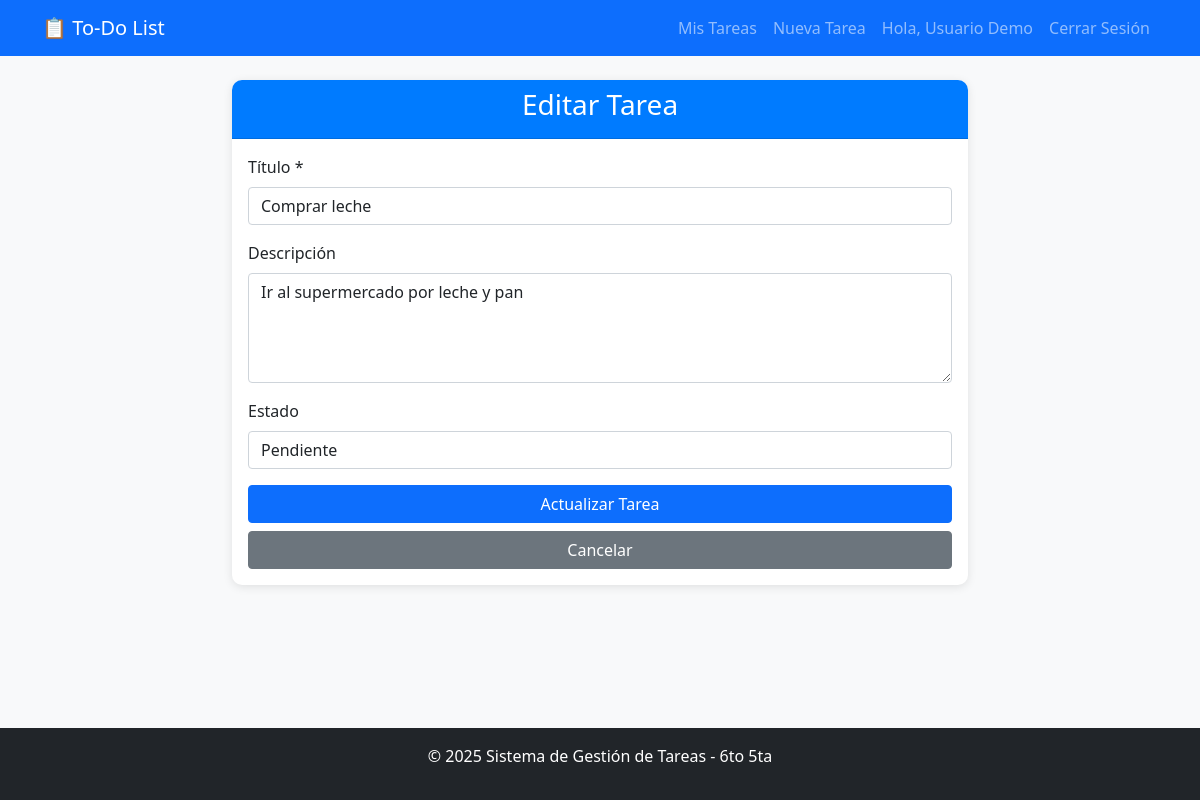
Screenshot of /update_task.php?id=1&action=edit (signed in) with the database file from the repository.
### tables this page shows
CREATE TABLE tareas (
    id INT AUTO_INCREMENT PRIMARY KEY,
    usuario_id INT NOT NULL,
    titulo VARCHAR(255) NOT NULL,
    descripcion TEXT,
    estado ENUM('pendiente', 'completada') DEFAULT 'pendiente',
    fecha_creacion TIMESTAMP DEFAULT CURRENT_TIMESTAMP,
    fecha_actualizacion TIMESTAMP DEFAULT CURRENT_TIMESTAMP ON UPDATE CURRENT_TIMESTAMP,
    FOREIGN KEY (usuario_id) 
        REFERENCES usuarios(id) 
        ON DELETE CASCADE
);

### update_task.php (the view, shortened to what this page needs)
<?php
include('includes/db.php');
$task_id = $_GET['id'];
$action = $_GET['action'];
$stmt = $conn->prepare("SELECT * FROM tareas WHERE id = ? AND usuario_id = ?");
$stmt->execute([$task_id, $_SESSION['user_id']]);
$task = $stmt->fetch();
if($action == 'complete') {
    $stmt = $conn->prepare("UPDATE tareas SET estado = 'completada' WHERE id = ? AND usuario_id = ?");
    $stmt->execute([$task_id, $_SESSION['user_id']]);
    header('Location: dashboard.php');
    exit;
} elseif($action == 'edit') {
    include('includes/header.php');
    ?>
    <div class="row justify-content-center">
        <div class="col-md-8">
            <div class="card">
                <div class="card-header">
                    <h3 class="text-center">Editar Tarea</h3>
                </div>
                <div class="card-body">
                    <form method="POST" action="">
                        <div class="mb-3">
                            <label for="titulo" class="form-label">Título *</label>
                            <input type="text" class="form-control" id="titulo" name="titulo" required
                                   value="<?php echo htmlspecialchars($task['titulo']); ?>">
                        </div>
                        <div class="mb-3">
                            <label for="descripcion" class="form-label">Descripción</label>
                            <textarea class="form-control" id="descripcion" name="descripcion" rows="4"><?php echo htmlspecialchars($task['descripcion']); ?></textarea>
                        </div>
                        <div class="mb-3">
                            <label for="estado" class="form-label">Estado</label>
                            <select class="form-control" id="estado" name="estado">
                                <option value="pendiente" <?php echo $task['estado'] == 'pendiente' ? 'selected' : ''; ?>>Pendiente</option>
                            </select>
                        </div>
                        <div class="d-grid gap-2">
                            <button type="submit" class="btn btn-primary">Actualizar Tarea</button>
                            <a href="dashboard.php" class="btn btn-secondary">Cancelar</a>
                        </div>
                    </form>
                </div>
            </div>
        </div>
    </div>
    <?php include('includes/footer.php');
}
?>

### style.css (style rules this page uses)
body { background-color: #f8f9fa; min-height: 100vh; display: flex; flex-direction: column; }
.card { border: none; box-shadow: 0 2px 10px rgba(0,0,0,0.1); border-radius: 10px; }
.card-header { background-color: #007bff; color: white; border-radius: 10px 10px 0 0 !important; }

### rows the page displays
tareas: titulo "Comprar leche", descripcion "Ir al supermercado por leche y pan", estado "Pendiente"

### other values shown
$_SESSION['user_name'] "Usuario Demo"
